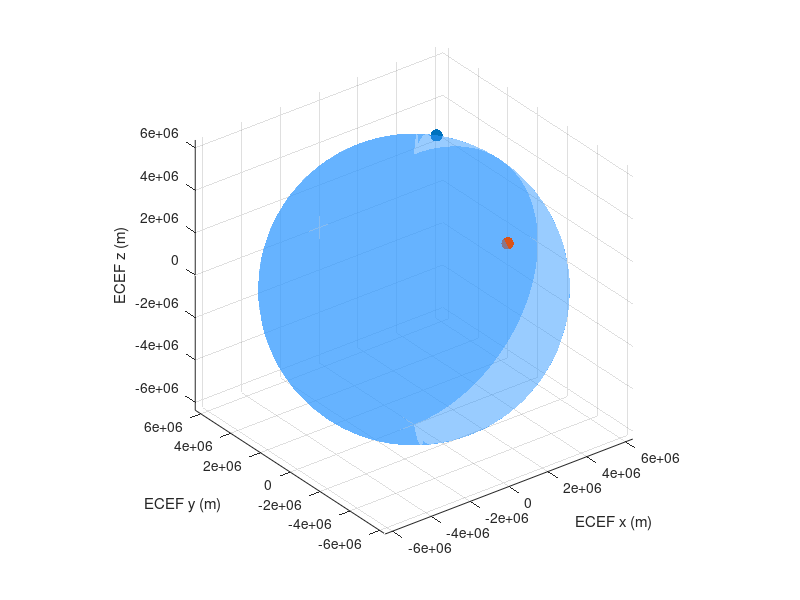

MATLAB code to generate this figure: (Note: this script raises an error after producing the figure.)
%% Ballistic Missile Trajectory Generator
% AE 6505 Final Project - Patrick Barry

%% Constants

params.boostTime = 5*60; % 5 minute boost phase
params.ballisticTime = 30*60; % 30 minute midcourse + reentry phase
params.trajTime = params.boostTime + params.ballisticTime;

params.RE = 6371000; % Earth radius, m
params.wE = 7.2921e-5; % Earth angular rate, rad/s
params.mu = 3.986e14; % Earth gravitational parameter, m^3/s^2

params.rho0 = 1.225; % sea level rho, kg/m^3
params.H = 8500; % scale height, m (for atmospheric model)

params.CD = 2.2; % coefficient of drag
params.A = 1; % effective area, m^2
params.mDry = 2000; % dry mass, kg
params.mWet = 10000; % wet mass, kg
params.mFuel = params.mWet - params.mDry; % fuel mass, kg
params.Isp = 290; % specific impulse of given solid fuel, s
params.g0 = 9.81; % sea level gravity, m/s^2
params.Tmax = 150000; % max thrust, N

params.dt = 1;


%% Coords of Launch Site, Target

launchSite_LLA = [38.890262*(pi/180); % lat, rads
                  -77.036271*(pi/180); % lon, rads
                  12]; % alt, m

target_LLA = [55.752268*(pi/180);  % lat, rads
              37.623276*(pi/180); % lon, rads
              512];  % alt, m

r_launchSite_ECEF = [(params.RE+launchSite_LLA(3))*cos(launchSite_LLA(1))*cos(launchSite_LLA(2));
                     (params.RE+launchSite_LLA(3))*cos(launchSite_LLA(1))*sin(launchSite_LLA(2));
                     (params.RE+launchSite_LLA(3))*sin(launchSite_LLA(1))]; % launch site location in ECEF frame

r_target_ECEF = [(params.RE+target_LLA(3))*cos(target_LLA(1))*cos(target_LLA(2));
                     (params.RE+target_LLA(3))*cos(target_LLA(1))*sin(target_LLA(2));
                     (params.RE+target_LLA(3))*sin(target_LLA(1))]; % target location in ECEF frame

figure(1); clf
scatter3(r_target_ECEF(1), r_target_ECEF(2), r_target_ECEF(3), 80, 'filled')
hold on
scatter3(r_launchSite_ECEF(1), r_launchSite_ECEF(2), r_launchSite_ECEF(3), 80, 'filled')
[xe, ye, ze] = sphere(50); % arg is resolution
xe = params.RE*xe;
ye = params.RE*ye;
ze = params.RE*ze;
surf(xe, ye, ze, ...
    'FaceColor', [0.2 0.6 1], ...
    'EdgeColor', 'none', ...
    'FaceAlpha', 0.5); % semi-transparent
axis equal
xlabel('ECEF x (m)')
ylabel('ECEF y (m)')
zlabel('ECEF z (m)')

R_ECEF_2_ECI_t0 = eye(3);
R_ECEF_2_ECI_tf = [cos(params.wE*params.trajTime), -sin(params.wE*params.trajTime), 0;
                   sin(params.wE*params.trajTime), cos(params.wE*params.trajTime), 0;
                    0, 0, 1]; % rotation from ECEF to ECI at final time

r_launchSite_ECI = R_ECEF_2_ECI_t0*r_launchSite_ECEF;
r_target_ECI = R_ECEF_2_ECI_tf*r_target_ECEF;

%% Part I: Trajectory solver for midcourse/coast phase from some point in the air to target impact with no burn

r0_guess = r_launchSite_ECI + [0; 0; 200000]; % 200 km altitude
v0_guess = cross([0;0;params.wE], r0_guess) + [0; 0; 7500]; % rough orbital-scale guess
tspan = [params.boostTime params.trajTime];

options = optimoptions('fsolve', ...
    'Display','iter', ...
    'TolFun',1e-6, ...
    'TolX',1e-6);

v0_solved = fsolve(@(v) computeResidual(r0_guess, v, tspan, r_target_ECI, params), ...
                v0_guess, options);

x0_ballistic = [r0_guess; v0_solved];

tspan = params.boostTime:params.dt:params.trajTime;
[ts, xs_ballistic] = ode45(@(t,x) ballisticDynamics(t,x,params), tspan, x0_ballistic);
rs_ballistic = xs_ballistic(:,1:3);

figure(2); clf
scatter3(r_launchSite_ECI(1), r_launchSite_ECI(2), r_launchSite_ECI(3), 80, 'filled')
hold on
scatter3(r_target_ECI(1), r_target_ECI(2), r_target_ECI(3), 80, 'filled')
plot3(rs_ballistic(:,1), rs_ballistic(:,2), rs_ballistic(:,3), 'LineWidth',2)
surf(xe, ye, ze, ...
    'FaceColor', [0.2 0.6 1], ...
    'EdgeColor', 'none', ...
    'FaceAlpha', 0.5); % semi-transparent
axis equal
xlabel('ECEF x (m)')
ylabel('ECEF y (m)')
zlabel('ECEF z (m)')
axis equal
grid on
xlabel('ECI x', 'FontSize', 20);
ylabel('ECI y', 'FontSize', 20);
zlabel('ECI z', 'FontSize', 20);
title('Ballistic Trajectory (ECI)', 'FontSize', 20)

disp("Final Missile Position:")
disp(xs_ballistic(end,1:3))

disp("Final Missile Velocity:")
disp(xs_ballistic(end, 4:6))

disp("End of Boost Phase Position:")
disp(xs_ballistic(1,1:3))

disp("End of Boost Phase Velocity:")
disp(xs_ballistic(1,4:6))

%% Part II. Trajectory Approximation for Boost Phase

r0_boost = r_launchSite_ECI;
v0_boost = [0;0;0] + cross([0;0;params.wE], r_launchSite_ECI);
x0_boost = [r0_boost; v0_boost];

xf_boost = xs_ballistic(1,:)';

% Boundary states
r0 = x0_boost(1:3);
v0 = x0_boost(4:6);
rf = xf_boost(1:3);
vf = xf_boost(4:6);
tf = params.boostTime;

dt_boost = params.dt;
ts = 0:dt_boost:tf-1;  % time vector

N = length(ts);

rs_boost = zeros(3,N);
vs_boost = zeros(3,N);

for i = 1:3
    % Quadratic coefficients - match initial vel
    a = (rf(i) - r0(i) - v0(i)*tf) / tf^2;
    b = v0(i);
    c = r0(i);

    % Quadratic - match final vel
    %a = (r0(i) - rf(i) + vf(i)*tf)/(tf^2);
    %b = vf(i) - 2*a*tf;
    %c = r0(i);

    % Cubic coefficients
    %a = (2*(r0(i)-rf(i)) + (v0(i)+vf(i))*tf)/(tf^3);
    %b = (3*(rf(i)-r0(i)) - (2*v0(i)+vf(i))*tf)/(tf^2);
    %c = v0(i);
    %d = r0(i);

    rs_boost(i,:) = a*ts.^2 + b*ts + c;
    s = ts/params.boostTime;
    vs_boost(i,:) = v0(i)*(1-s) + vf(i)*s;
end

xs_boost = [rs_boost; vs_boost];

figure(3); clf
plot3(xs_boost(1,:)/1000, xs_boost(2,:)/1000, xs_boost(3,:)/1000,'LineWidth',2)
hold on
scatter3(x0_boost(1)/1000,  x0_boost(2)/1000, x0_boost(3)/1000, 80, 'filled')
scatter3(xf_boost(1)/1000,xf_boost(2)/1000, xf_boost(3)/1000, 80, 'filled')
axis equal
grid on
xlabel('ECI x (km)', 'FontSize', 20)
ylabel('ECI y (km)', 'FontSize', 20)
zlabel('ECI z (km)', 'FontSize', 20)
title('Boost Phase Trajectory', 'FontSize', 20)

%% Total Trajectory

xs_ballistic = xs_ballistic';

xs_missile = [xs_boost, xs_ballistic];
ts_missile = 0:params.dt:params.trajTime;

% Add phase of flight labels and missile apparent brightness coefficients
phaseOfFlight = cell(length(ts_missile), 1);
betas = zeros(length(ts_missile), 1);
for i = 1:length(ts_missile)
    if i < params.boostTime
        phaseOfFlight(i) = {'BOOST'};
        betas(i) = 500;
    elseif i < params.boostTime + 20*60
        phaseOfFlight(i) = {'MIDCOURSE'};
        betas(i) = 100;
    else
        phaseOfFlight(i) = {'REENTRY'};
        betas(i) = 250;
    end
end

figure(4); clf
scatter3(r_launchSite_ECI(1), r_launchSite_ECI(2), r_launchSite_ECI(3), 80, 'filled')
hold on
scatter3(r_target_ECI(1), r_target_ECI(2), r_target_ECI(3), 80, 'filled')
plot3(xs_missile(1,:), xs_missile(2,:), xs_missile(3,:), 'LineWidth',2)
surf(xe, ye, ze, ...
    'FaceColor', [0.2 0.6 1], ...
    'EdgeColor', 'none', ...
    'FaceAlpha', 0.5); % semi-transparent
axis equal
grid on
xlabel('ECI x (m)', 'FontSize', 20);
ylabel('ECI y (m)', 'FontSize', 20);
zlabel('ECI z (m)', 'FontSize', 20);
title('Missile Trajectory', 'FontSize', 20)


alts = vecnorm(xs_missile(1:3,:)) - params.RE;
figure(5); clf
plot(ts_missile, alts)
xlabel('Time (s)')
ylabel('Missile Altitude (m)')
title('Altitude Plot')

disp("Max Altitude Achieved (m):")
disp(max(alts))

disp("Miss Distance (m):")
disp(xs_missile(1:3,end)' - r_target_ECI')

%% Save variables

save('missileTraj.mat', 'xs_missile', 'ts_missile', 'phaseOfFlight', 'betas', 'r_target_ECI', 'r_launchSite_ECI');


%% Functions

function [xdot]= ballisticDynamics(t,x,params) 
    % Dynamics during midcourse/coast phase

    r = x(1:3);
    v = x(4:6);

    rdot = v;
    
    a_grav = (-params.mu/(norm(r)^3))*r;
    
    h = norm(r) - params.RE;
    rho = params.rho0*exp(-h/params.H);
    v_rel = v - cross([0;0;params.wE], r);
    a_drag = (-0.5)*params.CD*(params.A/params.mDry)*rho*norm(v_rel)*v_rel;

    vdot = a_grav + a_drag;

    xdot = [rdot; vdot];

end

function [miss_vec] = computeResidual(r0, v0, tspan, r_target, params)

    x0 = [r0; v0];

    opts = odeset('RelTol',1e-9,'AbsTol',1e-9);
    [~, xs] = ode45(@(t,x) ballisticDynamics(t,x,params), tspan, x0, opts);

    r_final = xs(end,1:3)';

    miss_vec = r_final - r_target;

end

function [xdot]= boostDynamics(t,x,u,params)
    % Dynamics during boost phase
    r = x(1:3);
    v = x(4:6);
    m = x(7);

    rdot = v;
    
    a_grav = (-params.mu/(norm(r)^3))*r;
    
    h = norm(r) - params.RE;
    rho = params.rho0*exp(-h/params.H);
    v_rel = v - cross([0;0;params.wE], r);
    a_drag = (-0.5)*params.CD*(params.A/m)*rho*norm(v_rel)*v_rel;

    T = u(4)*params.Tmax;
    a_thrust = (T/m)*u(1:3);

    vdot = a_grav + a_drag + a_thrust;

    mdot = -T/(params.Isp*params.g0);

    xdot = [rdot; vdot; mdot];

end

function [cost]= boostCost(z, x0, xf_des, params)

    [~, xs_hist] = propagateBoost(z, x0, params);
    xf = xs_hist(end,:)';

    r_err = xf(1:3) - xf_des(1:3);
    v_err = xf(4:6) - xf_des(4:6);
    %m_err = xf(7) - xf_des(7); % maybe omit

    cost = [r_err/1e6;
            v_err/1e3];
            %m_err/1e3]; % maybe omit

end

function [t_hist, x_hist] = propagateBoost(z, x0, params)

    dt = params.boostTime/params.N;

    x = x0; % initial state
    t0 = 0;

    t_hist = []; % allocate for storage of traj history
    x_hist = [];

    for i = 1:params.N

        % Extract decision variables
        theta = z((i-1)*3 + 1);
        phi   = z((i-1)*3 + 2);
        throttle = z((i-1)*3 + 3);

        u = [cos(theta)*cos(phi);
             cos(theta)*sin(phi);
             sin(theta)]; % thrust vector direction in ECI
        u = [u; throttle]; % full control vector

        tspan = [t0, t0 + dt];
        [t, xs] = ode45(@(t,x) boostDynamics(t,x,u,params), tspan, x);

        t_hist = [t_hist; t];
        x_hist = [x_hist; xs];

        x = xs(end,:)'; % make column vector for ode45()
        t0 = t0 + dt; % update time

    end

end
